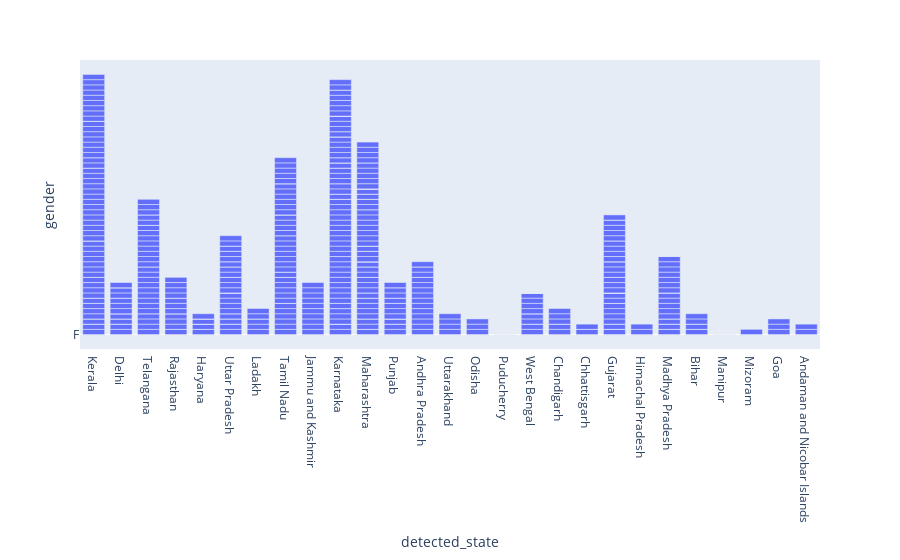

Source (notebook cell):
### Markdown cell above
# Second Visualization

### Code cell
#visualizing through bar
px.bar(df,x='detected_state', y='gender')
px.

### Figure 1 — Plotly figure (JSON) as saved in the notebook; plotly's stock layout.template omitted (floating-point values rounded to 4 significant figures; data arrays with more than 128 entries replaced by an {"elided": "..."} marker saying what was removed)
{"data": [{"alignmentgroup": "True", "hovertemplate": "detected_state=%{x}<br>gender=%{y}<extra></extra>", "legendgroup": "", "marker": {"color": "#636efa"}, "name": "", "offsetgroup": "", "orientation": "v", "showlegend": false, "textposition": "auto", "type": "bar", "x": {"elided": "1304 str values"}, "xaxis": "x", "y": {"elided": "1304 str values"}, "yaxis": "y"}], "layout": {"barmode": "relative", "legend": {"tracegroupgap": 0}, "margin": {"t": 60}, "xaxis": {"anchor": "y", "domain": [0, 1], "title": {"text": "detected_state"}}, "yaxis": {"anchor": "x", "domain": [0, 1], "title": {"text": "gender"}}}}
